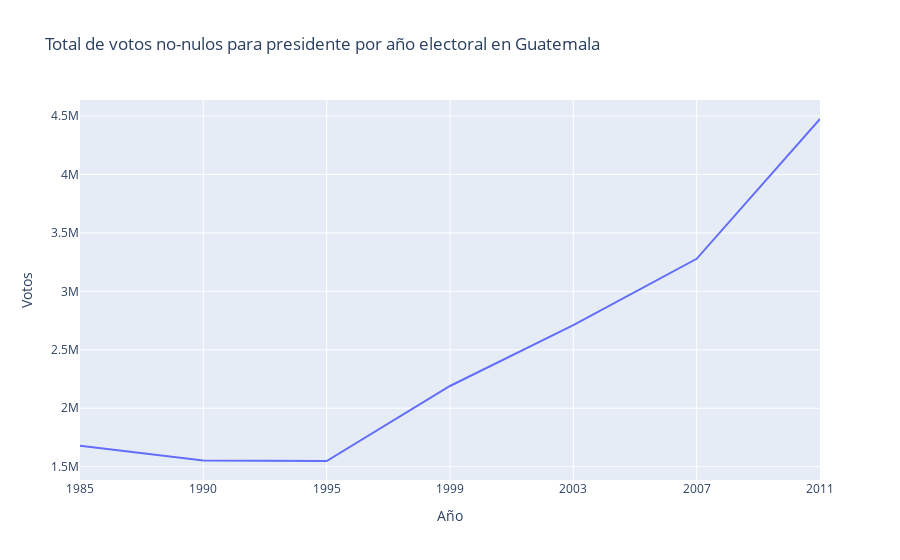

This figure's notebook cell:
### Markdown cell above
## 3. Realice una gráfica de la cantidad de votantes por cada elección presidencial.

No tenemos un dato exacto del total de votantes sino solo los votos obtenidos por cada partido. 

Aproximaremos el dato asumiendo que no hay votos nulos para el cargo de presidente en cada elección.

### Code cell
# obtener los votos por año para presidente
votos = partidos[['p85_v', 'p90_v', 'p95_v', 'p99_v', 'p03_v', 'p07_v', 'p11_v']]\
    .rename(columns={'p85_v': '1985', 'p90_v': '1990', 'p95_v': '1995', 'p99_v': '1999', 'p03_v': '2003', 'p07_v': '2007', 'p11_v': '2011'})
votos = votos.sum()

# graficar
fig = px.line(votos, title='Total de votos no-nulos para presidente por año electoral en Guatemala', labels={'value': 'Votos', 'index': 'Año'})
fig.update_layout(showlegend=False)
fig.show()

### Figure 1 — Plotly figure (JSON) as saved in the notebook; plotly's stock layout.template omitted (floating-point values rounded to 4 significant figures)
{"data": [{"hovertemplate": "variable=0<br>Año=%{x}<br>Votos=%{y}<extra></extra>", "legendgroup": "0", "line": {"color": "#636efa", "dash": "solid"}, "marker": {"symbol": "circle"}, "mode": "lines", "name": "0", "orientation": "v", "showlegend": true, "type": "scatter", "x": ["1985", "1990", "1995", "1999", "2003", "2007", "2011"], "xaxis": "x", "y": [1678959, 1553619, 1548865, 2190457, 2710974, 3278541, 4474555], "yaxis": "y"}], "layout": {"legend": {"title": {"text": "variable"}, "tracegroupgap": 0}, "showlegend": false, "title": {"text": "Total de votos no-nulos para presidente por año electoral en Guatemala"}, "xaxis": {"anchor": "y", "domain": [0, 1], "title": {"text": "Año"}}, "yaxis": {"anchor": "x", "domain": [0, 1], "title": {"text": "Votos"}}}}
